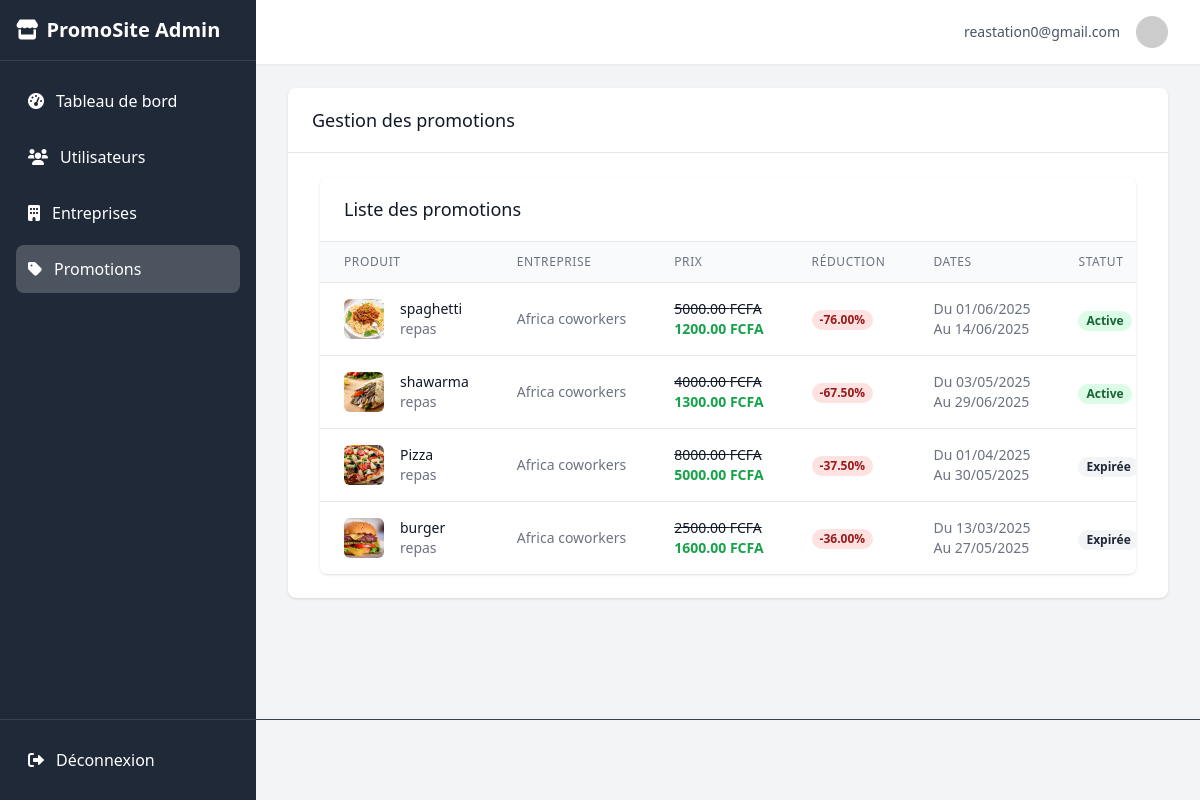
Page /admin-dashboard/promotions/ (signed in) on the committed database.
### promotions/models.py (models this page shows, shortened)
class Utilisateur(AbstractUser):
    username = models.CharField(max_length=150, unique=True, blank=True, null=True)
    entreprise = models.OneToOneField(Entreprise, on_delete=models.CASCADE, null=True, blank=True)
    email = models.EmailField(unique=True)
    password_reset_required = models.BooleanField(default=True)
    is_active = models.BooleanField(default=True)
    is_admin = models.BooleanField(default=False)
    is_staff = models.BooleanField(default=False)
    is_superuser = models.BooleanField(default=False)
    verification_code = models.CharField(max_length=6, blank=True, null=True)
    USERNAME_FIELD = "email"
    REQUIRED_FIELDS = []
    objects = UserAccountManager()

class Produit(models.Model):
    nom = models.CharField(max_length=100)
    description = models.TextField()
    prix = models.DecimalField(max_digits=10, decimal_places=2)
    prix_promotionnel = models.DecimalField(max_digits=10, decimal_places=2)
    date_debut_promo = models.DateTimeField()
    date_fin_promo = models.DateTimeField()
    quantite = models.IntegerField(default=1)
    image = models.ImageField(upload_to='produits/', default='produits/inconnues.jpg')
    categorie = models.ForeignKey(Categorie, on_delete=models.CASCADE)
    entreprise = models.ForeignKey(Entreprise, on_delete=models.CASCADE)
    est_expire = models.BooleanField(default=False)
    @property
    def discount_percentage(self):
        return round(((self.prix - self.prix_promotionnel) / self.prix) * 100, 2)

class Categorie(models.Model):
    nom = models.CharField(max_length=50)

class Entreprise(models.Model):
    nom = models.CharField(max_length=100)
    categorie_e = models.CharField(max_length=50, choices=[
        ('Hôtel', 'Hôtel'),
        ('Supermarché', 'Supermarché'),
        ('hôpital', 'Hôpital'),
        ('magasin', 'Magasin'),
        ('réseau', 'Réseau'),
    ], default="Supermarché")
    email = models.EmailField()
    description = models.TextField(default="Soyez à l'afflux de nos meilleurs promos")
    contact = models.CharField(max_length=20)
    logo = models.ImageField(upload_to='logos/')
    banniere = models.ImageField(upload_to='bannieres/')
    localisation = models.CharField(max_length=255, help_text="Adresse textuelle pour l'affichage")
    localisation_map = models.TextField(help_text="Texte pour l'iframe Google Maps (ex: '6.1234,1.5678' ou 'Nom+du+lieu')")
    latitude = models.FloatField(blank=True, null=True,default=0)
    longitude = models.FloatField(blank=True, null=True,default=0)
    facebook = models.URLField(blank=True, null=True)
    instagram = models.URLField(blank=True, null=True)
    twitter = models.URLField(blank=True, null=True)
    website = models.URLField(blank=True, null=True)
    meta_description = models.TextField(blank=True, null=True, help_text="Description pour le référencement SEO")
    meta_keywords = models.CharField(max_length=255, blank=True, null=True, help_text="Mots-clés pour le référencement SEO, séparés par des virgules")
    abonnes_count = models.PositiveIntegerField(default=0)
    class Meta:
        verbose_name = "Entreprise"
        verbose_name_plural = "Entreprises"

### promotions/views.py (the view)
# urls.py: path('admin-dashboard/promotions/', views.admin_promotion_management, name='admin_promotion_management'),
@user_passes_test(is_admin, login_url='/connexion/')
def admin_promotion_management(request):
    promotions = Produit.objects.all().order_by('-date_debut_promo')
    return render(request, 'admin/promotions/list.html', {'promotions': promotions})

### promotions/views.py (called while the page is built)
def is_admin(user):
    return user.is_authenticated and user.is_staff

### promotions/templates/admin/promotions/list.html (shortened to what this page needs)
{% extends 'base1.html' %}
{% block content %}
<div class="bg-white shadow rounded-lg overflow-hidden">
    <div class="px-4 py-5 sm:px-6 border-b border-gray-200 flex justify-between items-center">
        <h3 class="text-lg leading-6 font-medium text-gray-900">
                    Gestion des promotions
                </h3>
            </div>
        <main class="max-w-7xl mx-auto py-6 sm:px-6 lg:px-8">
            <div class="bg-white shadow rounded-lg overflow-hidden">
                <div class="px-4 py-5 sm:px-6 border-b border-gray-200">
                    <h3 class="text-lg leading-6 font-medium text-gray-900">
                        Liste des promotions
                    </h3>
                </div>
                <div class="overflow-x-auto">
                    <table class="min-w-full divide-y divide-gray-200">
                        <thead class="bg-gray-50">
                            <tr>
                                <th scope="col" class="px-6 py-3 text-left text-xs font-medium text-gray-500 uppercase tracking-wider">Produit</th>
                                <th scope="col" class="px-6 py-3 text-left text-xs font-medium text-gray-500 uppercase tracking-wider">Entreprise</th>
                                <th scope="col" class="px-6 py-3 text-left text-xs font-medium text-gray-500 uppercase tracking-wider">Prix</th>
                                <th scope="col" class="px-6 py-3 text-left text-xs font-medium text-gray-500 uppercase tracking-wider">Réduction</th>
                                <th scope="col" class="px-6 py-3 text-left text-xs font-medium text-gray-500 uppercase tracking-wider">Dates</th>
                                <th scope="col" class="px-6 py-3 text-left text-xs font-medium text-gray-500 uppercase tracking-wider">Statut</th>
                            </tr>
                        </thead>
                        <tbody class="bg-white divide-y divide-gray-200">
                            {% for promotion in promotions %}
                            <tr>
                                <td class="px-6 py-4 whitespace-nowrap">
                                    <div class="flex items-center">
                                        <div class="flex-shrink-0 h-10 w-10">
                                            {% if promotion.image %}
                                            <img class="h-10 w-10 rounded-md object-cover" src="{{ promotion.image.url }}" alt="{{ promotion.nom }}">
                                            {% else %}
                                            <div class="h-10 w-10 rounded-md bg-gray-200 flex items-center justify-center">
                                                <i class="fas fa-image text-gray-400"></i>
                                            </div>
                                            {% endif %}
                                        </div>
                                        <div class="ml-4">
                                            <div class="text-sm font-medium text-gray-900">{{ promotion.nom }}</div>
                                            <div class="text-sm text-gray-500">{{ promotion.categorie.nom }}</div>
                                        </div>
                                    </div>
                                </td>
                                <td class="px-6 py-4 whitespace-nowrap text-sm text-gray-500">
                                    {{ promotion.entreprise.nom }}
                                </td>
                                <td class="px-6 py-4 whitespace-nowrap">
                                    <div class="text-sm text-gray-900 line-through">{{ promotion.prix }} FCFA</div>
                                    <div class="text-sm font-bold text-green-600">{{ promotion.prix_promotionnel }} FCFA</div>
                                </td>
                                <td class="px-6 py-4 whitespace-nowrap text-sm text-gray-900">
                                    <span class="px-2 inline-flex text-xs leading-5 font-semibold rounded-full bg-red-100 text-red-800">
                                        -{{ promotion.discount_percentage }}%
                                    </span>
                                </td>
                                <td class="px-6 py-4 whitespace-nowrap text-sm text-gray-500">
                                    <div>Du {{ promotion.date_debut_promo|date:"d/m/Y" }}</div>
                                    <div>Au {{ promotion.date_fin_promo|date:"d/m/Y" }}</div>
                                </td>
                                <td class="px-6 py-4 whitespace-nowrap">
                                    <span class="px-2 inline-flex text-xs leading-5 font-semibold rounded-full {% if promotion.est_expire %}bg-gray-100 text-gray-800{% else %}bg-green-100 text-green-800{% endif %}">
                                        {% if promotion.est_expire %}Expirée{% else %}Active{% endif %}
                                    </span>
                                </td>
                            </tr>
                            {% empty %}
                            <tr>
                                <td colspan="7" class="px-6 py-4 text-center text-sm text-gray-500">Aucune promotion trouvée</td>
                            </tr>
                            {% endfor %}
                        </tbody>
                    </table>
                </div>
            </div>
        </main>
    </div>
</div>
{% endblock %}

### promotions/templates/base1.html (shortened to what this page needs)
{% load static %}
<!DOCTYPE html>
<html lang="fr">
<head>
    <script src="https://cdn.tailwindcss.com"></script>
    <link rel="stylesheet" href="https://cdnjs.cloudflare.com/ajax/libs/font-awesome/6.0.0/css/all.min.css">
</head>
<body class="bg-gray-100 flex h-screen">
    <div class="sidebar bg-gray-800 text-white w-64 flex-shrink-0 hidden md:block">
        <div class="p-4 border-b border-gray-700">
            <h1 class="text-xl font-bold flex items-center">
                <i class="fas fa-store mr-2"></i>
                PromoSite Admin
            </h1>
        </div>
        <nav class="p-4">
            <ul class="space-y-2">
                <li>
                    <a href="{% url 'admin_dashboard' %}" class="sidebar-item flex items-center p-3 rounded-lg {% if request.resolver_match.url_name == 'admin_dashboard' %}active{% endif %}">
                        <i class="fas fa-tachometer-alt mr-3"></i>
                        Tableau de bord
                    </a>
                </li>
                <li>
                    <a href="{% url 'admin_user_management' %}" class="sidebar-item flex items-center p-3 rounded-lg {% if 'admin_user' in request.resolver_match.url_name %}active{% endif %}">
                        <i class="fas fa-users mr-3"></i>
                        Utilisateurs
                    </a>
                </li>
                <li>
                    <a href="{% url 'admin_entreprise_management' %}" class="sidebar-item flex items-center p-3 rounded-lg {% if 'admin_entreprise' in request.resolver_match.url_name %}active{% endif %}">
                        <i class="fas fa-building mr-3"></i>
                        Entreprises
                    </a>
                </li>
                <li>
                    <a href="{% url 'admin_promotion_management' %}" class="sidebar-item flex items-center p-3 rounded-lg {% if 'admin_promotion' in request.resolver_match.url_name %}active{% endif %}">
                        <i class="fas fa-tag mr-3"></i>
                        Promotions
                    </a>
                </li>
            </ul>
            <div class="absolute bottom-0 left-0 right-0 p-4 border-t border-gray-700">
                <a href="{% url 'logout' %}" class="sidebar-item flex items-center p-3 rounded-lg">
                    <i class="fas fa-sign-out-alt mr-3"></i>
                    Déconnexion
                </a>
            </div>
        </nav>
    </div>
    <div class="flex-1 overflow-auto">
        <header class="bg-white shadow-sm">
            <div class="max-w-7xl mx-auto py-4 px-4 sm:px-6 lg:px-8 flex justify-between items-center">
                <div class="flex items-center space-x-4">
                    <span class="text-sm text-gray-600">{{ user.get_full_name|default:user.username }}</span>
                    <div class="relative">
                        <img class="h-8 w-8 rounded-full" src="https://ui-avatars.com/api/?name={{ user.username|urlencode }}&background=random" alt="">
                    </div>
                </div>
            </div>
        </header>
        <main class="max-w-7xl mx-auto py-6 sm:px-6 lg:px-8">
            {% block content %}{% endblock %}
</body>
</html>

### promotions/templates/base1.html (style rules this page uses)
.sidebar { transition: all 0.3s; }
.sidebar-item { transition: all 0.2s; }
.sidebar-item.active { background-color: rgba(255, 255, 255, 0.2); }

### rows in the picture
Utilisateur: get_full_name "reastation0@gmail.com"
Produit: image (picture), nom "spaghetti", categorie.nom "repas", entreprise.nom "Africa coworkers", prix "5000.00", prix_promotionnel "1200.00", discount_percentage "76.00", date_debut_promo "01/06/2025", date_fin_promo "14/06/2025", est_expire "Active"
Produit: image (picture), nom "shawarma", categorie.nom "repas", entreprise.nom "Africa coworkers", prix "4000.00", prix_promotionnel "1300.00", discount_percentage "67.50", date_debut_promo "03/05/2025", date_fin_promo "29/06/2025", est_expire "Active"
Produit: image (picture), nom "Pizza", categorie.nom "repas", entreprise.nom "Africa coworkers", prix "8000.00", prix_promotionnel "5000.00", discount_percentage "37.50", date_debut_promo "01/04/2025", date_fin_promo "30/05/2025", est_expire "Expirée"
Produit: image (picture), nom "burger", categorie.nom "repas", entreprise.nom "Africa coworkers", prix "2500.00", prix_promotionnel "1600.00", discount_percentage "36.00", date_debut_promo "13/03/2025", date_fin_promo "27/05/2025", est_expire "Expirée"
